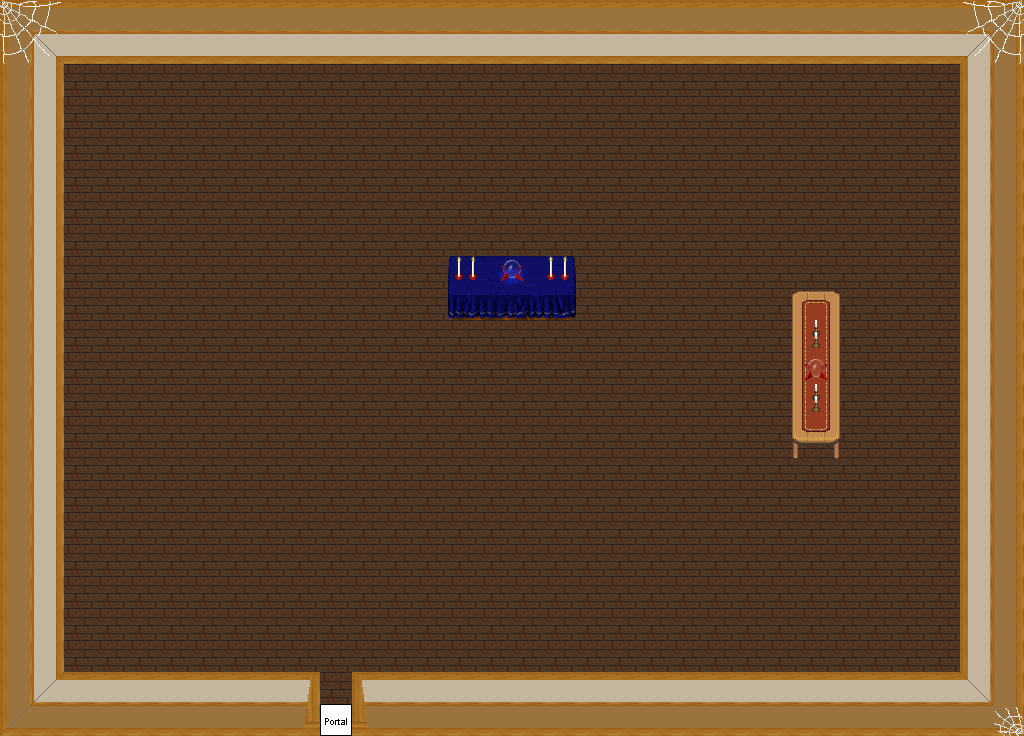

This is a level from a 2D game, rendered from its Tiled map with the project's own tilesets. A one-line summary and the map file follow, with tile-layer data summarised:
An orthogonal 32x23 tile map with 32x32 px tiles, 5 tile layers (0_floor, 1_terrain, 2_object, 3_roof, ...), 2 hidden layers not drawn, 10 tilesets.

<map version="1.2" tiledversion="1.3.0" orientation="orthogonal" renderorder="right-down" compressionlevel="0" width="32" height="23" tilewidth="32" tileheight="32" infinite="0" nextlayerid="8" nextobjectid="1">
 <tileset firstgid="1" name="wallpapers" tilewidth="32" tileheight="32" tilecount="25" columns="5">
  <image source="../../tileset/building/wall/wallpapers.png" width="160" height="160" />
 </tileset>
 <tileset firstgid="26" name="wood_trim" tilewidth="32" tileheight="32" tilecount="50" columns="10">
  <image source="../../tileset/building/wall/wood_trim.png" width="320" height="160" />
 </tileset>
 <tileset firstgid="76" name="floor_tiles" tilewidth="32" tileheight="32" tilecount="9" columns="3">
  <image source="../../tileset/ground/indoor/floor_tiles.png" width="96" height="96" />
 </tileset>
 <tileset firstgid="85" name="logic/portal" tilewidth="32" tileheight="32" tilecount="24" columns="8">
  <image source="../../tileset/logic/portal.png" width="256" height="96" />
 </tileset>
 <tileset firstgid="109" name="table/fancy_blue_red" tilewidth="32" tileheight="32" tilecount="12" columns="4">
  <image source="../../tileset/furniture/table/fancy_blue_red.png" width="128" height="96" />
 </tileset>
 <tileset firstgid="121" name="table/wooden_with_candles" tilewidth="32" tileheight="32" tilecount="12" columns="3">
  <image source="../../tileset/furniture/table/wooden_with_candles.png" width="96" height="128" />
 </tileset>
 <tileset firstgid="133" name="orb" tilewidth="32" tileheight="32" tilecount="1" columns="1">
  <image source="../../tileset/item/orb.png" width="32" height="32" />
 </tileset>
 <tileset firstgid="134" name="webs" tilewidth="32" tileheight="32" tilecount="6" columns="2">
  <image source="../../tileset/building/decoration/webs.png" width="64" height="96" />
 </tileset>
 <tileset firstgid="140" name="logic/protection" tilewidth="32" tileheight="32" tilecount="2" columns="2">
  <image source="../../tileset/logic/protection.png" width="64" height="32" />
 </tileset>
 <tileset firstgid="142" name="logic/collision" tilewidth="32" tileheight="32" tilecount="1" columns="1">
  <image source="../../tileset/logic/collision.png" width="32" height="32" />
 </tileset>
 <layer id="1" name="0_floor" width="32" height="23">
  <data>[736 cells, 736 non-empty, 3 distinct tile ids]</data>
 </layer>
 <layer id="2" name="1_terrain" width="32" height="23">
  <data>[736 cells, 228 non-empty, 36 distinct tile ids]</data>
 </layer>
 <layer id="3" name="2_object" width="32" height="23">
  <data>[736 cells, 5 non-empty, 5 distinct tile ids]</data>
 </layer>
 <layer id="5" name="3_roof" width="32" height="23">
  <data>[736 cells, 9 non-empty, 5 distinct tile ids]</data>
 </layer>
 <layer id="4" name="objects" width="32" height="23">
  <data>[736 cells, 1 non-empty, 1 distinct tile ids]</data>
 </layer>
 <layer id="6" name="collision" width="32" height="23" visible="0" opacity="0.3">
  <data>[736 cells, 215 non-empty, 1 distinct tile ids]</data>
 </layer>
 <layer id="7" name="protection" width="32" height="23" visible="0" opacity="0.29">
  <data>[736 cells, 534 non-empty, 1 distinct tile ids]</data>
 </layer>
</map>
